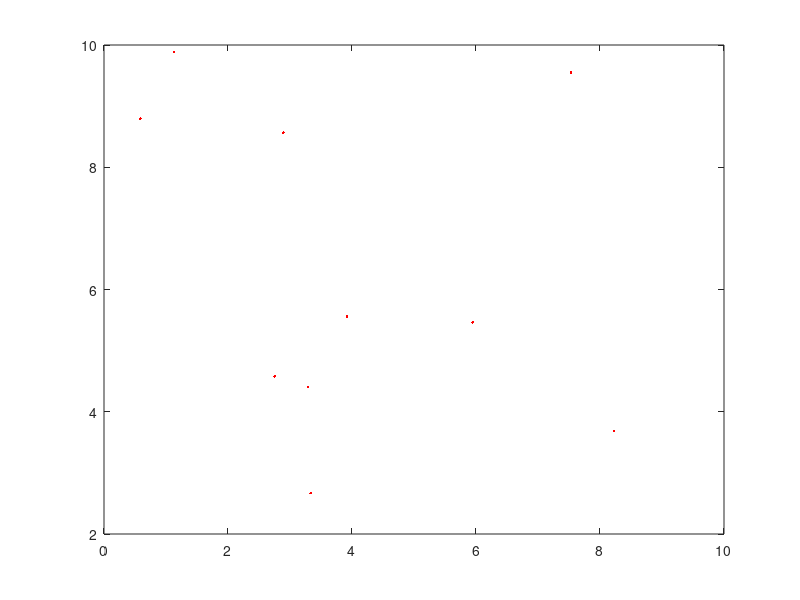

Reproduce this figure in MATLAB. (Note: this script raises an error after producing the figure.)
close all
clear
clc
addpath(genpath(cd))
warning('off')
%%
N=10;                       % number of nodes
area=[10,10];              % nodes deployment area in meter
Trange=2;                   % transmission range of sensor node in meter
nodes.pos=area(1).*rand(N,2);% nodes geographical locations
lambda=0.125;                % signal wavelength in meter
nodes.major = Trange;        % major axis for ellpitical range in meter
nodes.minor = lambda*Trange;  % minro axis for ellipitical range in meter
% redundantNo=9;               % number of healing nodes   
redundantNo=round(10*N/100);
%% plot the nodes deployment
cnt=1;
for ii=1:N      
    for jj=1:N
        if ii~=jj
            nodes.distance(ii,jj)=pdist([nodes.pos(ii,:);nodes.pos(jj,:)]);
            if nodes.distance(ii,jj)<Trange || nodes.distance(ii,jj)==Trange
                nodes.inrange(ii,jj)=1;
            else
                nodes.inrange(ii,jj)=0;
            end
        end
    end
end

figure
F5=plot(nodes.pos(:,1),nodes.pos(:,2),'.','color','r');
hold on
for ii=1:N                   % plot the circular transmission range
    [nodes.circle.x(ii,:),nodes.circle.y(ii,:)]=circle(nodes.pos(ii,1),nodes.pos(ii,2),Trange);
    F6=fill(nodes.circle.x(ii,:),nodes.circle.y(ii,:),[0.25,0.25,0.25]);
    alpha 0.3
    hold on
end
axis on
xlabel('x(m)')
ylabel('y(m)')
title('Initial Placement of Nodes with circular transmission range')
%% plot delauny triangle
TRI = delaunay(nodes.pos(:,1),nodes.pos(:,2));
figure(2)
F5 = plot(nodes.pos(:,1),nodes.pos(:,2),'.','color','r');
hold on
for ii=1:N                   % plot the circular transmission range
    [nodes.circle.x(ii,:),nodes.circle.y(ii,:)]=circle(nodes.pos(ii,1),nodes.pos(ii,2),Trange);
    F6=fill(nodes.circle.x(ii,:),nodes.circle.y(ii,:),[0.25,0.25,0.25]);
    alpha 0.3
    hold on
end
axis on
xlabel('x(m)')
ylabel('y(m)')
title('Coverage hole in initila position of Nodes')
hold on
triplot(TRI,nodes.pos(:,1),nodes.pos(:,2))
%% Hole detection
[holeDetected.circle,Circmcenter.circle,circumradius.circle]=holeDetection(TRI,nodes,F5,F6,Trange,area,2,1);
display(['--> No of detected Holes for Circular = ',num2str(numel(find(holeDetected.circle)))])
%% PSO optimize position of rest wsn nodes to cover the hole
nvars = 2*(N);
fun=@(x)objf(x,Trange,area);
lb=zeros(nvars,1);
ub=area(1).*ones(nvars,1);
options = optimoptions(@particleswarm,'Display','iter','MaxIterations',100,'PlotFcn','pswplotbestf');
[x,fval] = particleswarm(fun,nvars,lb,ub,options);
finalPos = reshape(x,[numel(x)/2,2]);
% plot the final tuned Node' pos
figure
plot(finalPos(:,1),finalPos(:,2),'o','color','r');
hold on
for ii=1:N                 % plot the circular transmission range
    [finalcircle.x(ii,:),finalcircle.y(ii,:)]=circle(finalPos(ii,1),finalPos(ii,2),Trange);
    fill(finalcircle.x(ii,:),finalcircle.y(ii,:),[0.25,0.25,0.25]);
    alpha 0.3
    hold on
end
axis on
xlabel('x(m)')
ylabel('y(m)')
title('Optimized location of Nodes with circular transmission range')